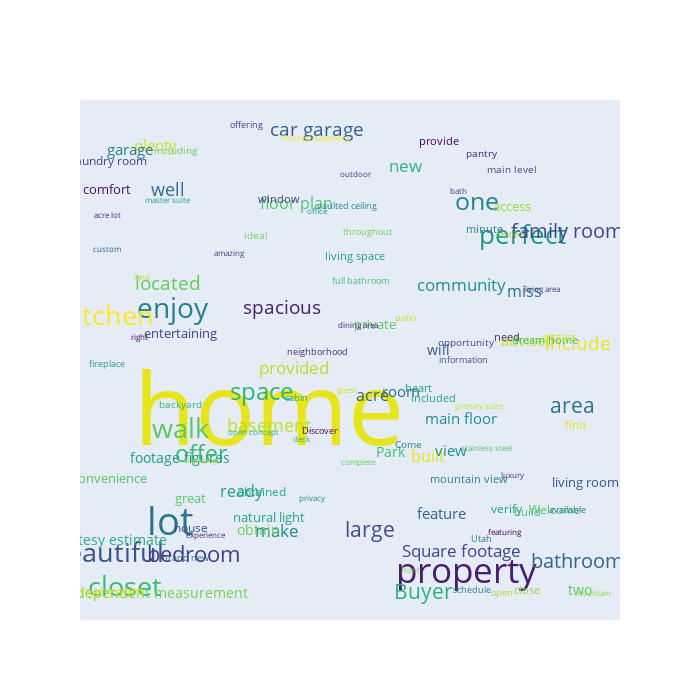

This figure's notebook cell:
### Markdown cell above
## Interactive word cloud diagram

### Code cell
#| echo: true 
#| code-fold: true
from wordcloud import WordCloud, STOPWORDS
import plotly.graph_objs as go
py.init_notebook_mode(connected=True)
text = " ".join(str(each) for each in df.text)
wc = WordCloud(stopwords = set(STOPWORDS),
               max_words = 200,
               max_font_size = 100)
wc.generate(text)
word_list=[]
freq_list=[]
fontsize_list=[]
position_list=[]
orientation_list=[]
color_list=[]
for (word, freq), fontsize, position, orientation, color in wc.layout_:
    word_list.append(word)
    freq_list.append(freq)
    fontsize_list.append(fontsize)
    position_list.append(position)
    orientation_list.append(orientation)
    color_list.append(color)
# get the positions
x=[]
y=[]
for i in position_list:
    x.append(i[0])
    y.append(i[1])
# get the relative occurence frequencies
new_freq_list = []
for i in freq_list:
    new_freq_list.append(i*100)
new_freq_list
trace = go.Scatter(x=x, 
                   y=y, 
                   textfont = dict(size=new_freq_list,
                                   color=color_list),
                   hoverinfo='text',
                   hovertext=['{0}{1}'.format(w, f) for w, f in zip(word_list, freq_list)],
                   mode='text',  
                   text=word_list
                  )
layout = go.Layout({'xaxis': {'showgrid': False, 'showticklabels': False, 'zeroline': False},
                    'yaxis': {'showgrid': False, 'showticklabels': False, 'zeroline': False}})

fig = go.Figure(data=[trace], layout=layout)
fig.update_layout(
    width=700,  
    height=700  
    )
py.iplot(fig)

### Figure 1 — Plotly figure (JSON) as saved in the notebook; plotly's stock layout.template omitted (floating-point values rounded to 4 significant figures)
{"data": [{"hoverinfo": "text", "hovertext": ["home1.0", "lot0.3754758020663404", "property0.34719956498096793", "enjoy0.2784121805328983", "beautiful0.2724306688417618", "walk0.27107123436650354", "kitchen0.2694399129961936", "closet0.2694399129961936", "perfect0.2580206634040239", "one0.24551386623164764", "space0.2406199021207178", "offer0.23491027732463296", "bedroom0.21587819467101685", "area0.210984230560087", "Buyer0.20880913539967375", "large0.20609026644915715", "family room0.20201196302338228", "bathroom0.19630233822729745", "spacious0.19494290375203915", "car garage0.19358346927678086", "located0.18760195758564438", "include0.1859706362153344", "well0.17672648178357803", "basement0.17645459488852638", "new0.17319195214790647", "community0.17264817835780316", "make0.17047308319738988", "provided0.16802610114192496", "Square footage0.16639477977161501", "miss0.1625883632408918", "acre0.1617727025557368", "ready0.1604132680804785", "built0.15959760739532355", "floor plan0.15878194671016857", "feature0.15497553017944535", "room0.15388798259923872", "view0.1506253398586188", "plenty0.1506253398586188", "garage0.1487221315932572", "main floor0.14573137574768896", "advised0.1454594888526373", "will0.14274061990212072", "courtesy estimate0.14110929853181076", "two0.14056552474170744", "independent measurement0.1402936378466558", "obtain0.14002175095160413", "Park0.13920609026644915", "footage figures0.13730288200108753", "great room0.13539967373572595", "private0.13376835236541598", "great0.132952691680261", "living room0.13268080478520936", "access0.13132137030995106", "convenience0.13077759651984774", "entertaining0.13050570962479607", "natural light0.1277868406742795", "comfort0.12561174551386622", "verify0.12370853724850463", "laundry room0.12234910277324633", "house0.12207721587819467", "obtained0.11935834692767809", "Welcome0.11745513866231648", "living space0.1133768352365416", "minute0.11256117455138662", "need0.11038607939097335", "heart0.10957041870581838", "included0.10929853181076672", "window0.10848287112561175", "dream home0.10848287112561175", "close0.10793909733550842", "find0.10739532354540511", "build0.10712343665035345", "mountain view0.10712343665035345", "provide0.1054921152800435", "backyard0.10413268080478522", "Come0.10413268080478522", "main level0.10358890701468189", "opportunity0.10331702011963023", "ideal0.10059815116911365", "pantry0.09815116911364873", "including0.09679173463839043", "upstairs0.0943447525829255", "open0.09407286568787385", "throughout0.09380097879282219", "offering0.09216965742251224", "schedule0.09189777052746058", "neighborhood0.09162588363240892", "available0.09135399673735727", "vaulted ceiling0.09053833605220228", "Discover0.08999456226209897", "information0.08809135399673736", "fireplace0.0878194671016857", "Utah0.08754758020663404", "patio0.08591625883632409", "brand new0.08564437194127243", "cabin0.08510059815116912", "full bathroom0.08510059815116912", "master suite0.08482871125611746", "office0.08401305057096248", "deck0.08401305057096248", "privacy0.08401305057096248", "featuring0.08292550299075585", "nestled0.0826536160957042", "complete0.08238172920065252", "stunning0.08238172920065252", "custom0.08238172920065252", "living area0.08238172920065252", "primary suite0.08210984230560087", "bath0.08156606851549755", "dining area0.07939097335508428", "stainless steel0.07939097335508428", "finished basement0.07911908646003263", "luxury0.07830342577487764", "front0.07803153887982599", "acre lot0.07748776508972267", "experience0.07721587819467102", "guest0.07694399129961936", "land0.0766721044045677", "outdoor0.0766721044045677", "mountain0.07585644371941272", "open concept0.07585644371941272", "amazing0.07558455682436106", "right0.0753126699293094"], "mode": "text", "text": ["home", "lot", "property", "enjoy", "beautiful", "walk", "kitchen", "closet", "perfect", "one", "space", "offer", "bedroom", "area", "Buyer", "large", "family room", "bathroom", "spacious", "car garage", "located", "include", "well", "basement", "new", "community", "make", "provided", "Square footage", "miss", "acre", "ready", "built", "floor plan", "feature", "room", "view", "plenty", "garage", "main floor", "advised", "will", "courtesy estimate", "two", "independent measurement", "obtain", "Park", "footage figures", "great room", "private", "great", "living room", "access", "convenience", "entertaining", "natural light", "comfort", "verify", "laundry room", "house", "obtained", "Welcome", "living space", "minute", "need", "heart", "included", "window", "dream home", "close", "find", "build", "mountain view", "provide", "backyard", "Come", "main level", "opportunity", "ideal", "pantry", "including", "upstairs", "open", "throughout", "offering", "schedule", "neighborhood", "available", "vaulted ceiling", "Discover", "information", "fireplace", "Utah", "patio", "brand new", "cabin", "full bathroom", "master suite", "office", "deck", "privacy", "featuring", "nestled", "complete", "stunning", "custom", "living area", "primary suite", "bath", "dining area", "stainless steel", "finished basement", "luxury", "front", "acre lot", "experience", "guest", "land", "outdoor", "mountain", "open concept", "amazing", "right"], "textfont": {"color": ["rgb(231, 228, 25)", "rgb(43, 117, 142)", "rgb(72, 31, 112)", "rgb(39, 128, 142)", "rgb(58, 84, 140)", "rgb(90, 200, 100)", "rgb(253, 231, 37)", "rgb(59, 187, 117)", "rgb(31, 150, 139)", "rgb(37, 133, 142)", "rgb(47, 180, 124)", "rgb(53, 183, 121)", "rgb(67, 61, 132)", "rgb(45, 113, 142)", "rgb(45, 178, 125)", "rgb(62, 74, 137)", "rgb(65, 68, 135)", "rgb(49, 102, 142)", "rgb(72, 32, 113)", "rgb(53, 95, 141)", "rgb(99, 203, 95)", "rgb(236, 229, 27)", "rgb(46, 111, 142)", "rgb(189, 223, 38)", "rgb(47, 180, 124)", "rgb(31, 148, 140)", "rgb(35, 138, 141)", "rgb(184, 222, 41)", "rgb(62, 73, 137)", "rgb(44, 114, 142)", "rgb(54, 93, 141)", "rgb(31, 158, 137)", "rgb(226, 228, 24)", "rgb(82, 197, 105)", "rgb(50, 101, 142)", "rgb(47, 108, 142)", "rgb(33, 144, 141)", "rgb(202, 225, 31)", "rgb(41, 123, 142)", "rgb(34, 141, 141)", "rgb(197, 224, 33)", "rgb(58, 84, 140)", "rgb(39, 173, 129)", "rgb(94, 201, 98)", "rgb(117, 208, 84)", "rgb(110, 206, 88)", "rgb(61, 188, 116)", "rgb(31, 154, 138)", "rgb(234, 229, 26)", "rgb(92, 200, 99)", "rgb(86, 198, 103)", "rgb(58, 83, 139)", "rgb(152, 216, 62)", "rgb(82, 197, 105)", "rgb(66, 64, 134)", "rgb(34, 168, 132)", "rgb(71, 19, 101)", "rgb(31, 162, 135)", "rgb(62, 74, 137)", "rgb(60, 79, 138)", "rgb(36, 170, 131)", "rgb(84, 197, 104)", "rgb(31, 154, 138)", "rgb(38, 130, 142)", "rgb(71, 46, 124)", "rgb(31, 159, 136)", "rgb(32, 163, 134)", "rgb(66, 64, 134)", "rgb(64, 189, 114)", "rgb(149, 216, 64)", "rgb(229, 228, 25)", "rgb(74, 193, 109)", "rgb(38, 130, 142)", "rgb(68, 2, 86)", "rgb(49, 181, 123)", "rgb(38, 130, 142)", "rgb(62, 74, 137)", "rgb(62, 76, 138)", "rgb(115, 208, 86)", "rgb(72, 37, 118)", "rgb(105, 205, 91)", "rgb(213, 226, 26)", "rgb(170, 220, 50)", "rgb(115, 208, 86)", "rgb(68, 58, 131)", "rgb(43, 117, 142)", "rgb(72, 41, 121)", "rgb(42, 119, 142)", "rgb(38, 130, 142)", "rgb(70, 10, 93)", "rgb(61, 78, 138)", "rgb(31, 154, 138)", "rgb(39, 126, 142)", "rgb(192, 223, 37)", "rgb(50, 100, 142)", "rgb(33, 166, 133)", "rgb(70, 192, 111)", "rgb(31, 161, 136)", "rgb(31, 152, 139)", "rgb(52, 182, 121)", "rgb(34, 140, 141)", "rgb(69, 4, 87)", "rgb(155, 217, 60)", "rgb(101, 203, 94)", "rgb(165, 219, 54)", "rgb(51, 98, 141)", "rgb(70, 52, 128)", "rgb(189, 223, 38)", "rgb(67, 62, 133)", "rgb(72, 37, 118)", "rgb(76, 194, 108)", "rgb(251, 231, 35)", "rgb(70, 51, 127)", "rgb(139, 214, 70)", "rgb(72, 38, 119)", "rgb(70, 48, 126)", "rgb(205, 225, 29)", "rgb(192, 223, 37)", "rgb(64, 69, 136)", "rgb(142, 214, 69)", "rgb(46, 179, 124)", "rgb(66, 64, 134)", "rgb(70, 8, 92)"], "size": [100, 37.55, 34.72, 27.84, 27.24, 27.11, 26.94, 26.94, 25.8, 24.55, 24.06, 23.49, 21.59, 21.1, 20.88, 20.61, 20.2, 19.63, 19.49, 19.36, 18.76, 18.6, 17.67, 17.65, 17.32, 17.26, 17.05, 16.8, 16.64, 16.26, 16.18, 16.04, 15.96, 15.88, 15.5, 15.39, 15.06, 15.06, 14.87, 14.57, 14.55, 14.27, 14.11, 14.06, 14.03, 14.0, 13.92, 13.73, 13.54, 13.38, 13.3, 13.27, 13.13, 13.08, 13.05, 12.78, 12.56, 12.37, 12.23, 12.21, 11.94, 11.75, 11.34, 11.26, 11.04, 10.96, 10.93, 10.85, 10.85, 10.79, 10.74, 10.71, 10.71, 10.55, 10.41, 10.41, 10.36, 10.33, 10.06, 9.815, 9.679, 9.434, 9.407, 9.38, 9.217, 9.19, 9.163, 9.135, 9.054, 8.999, 8.809, 8.782, 8.755, 8.592, 8.564, 8.51, 8.51, 8.483, 8.401, 8.401, 8.401, 8.293, 8.265, 8.238, 8.238, 8.238, 8.238, 8.211, 8.157, 7.939, 7.939, 7.912, 7.83, 7.803, 7.749, 7.722, 7.694, 7.667, 7.667, 7.586, 7.586, 7.558, 7.531]}, "type": "scatter", "x": [65, 26, 143, 27, 1, 30, 1, 8, 165, 147, 62, 38, 35, 185, 126, 105, 183, 187, 70, 84, 25, 187, 25, 65, 119, 141, 68, 75, 141, 166, 106, 54, 128, 76, 133, 117, 137, 20, 10, 141, 167, 132, 1, 188, 20, 61, 113, 30, 1, 107, 34, 190, 161, 2, 30, 65, 1, 159, 2, 34, 62, 178, 99, 150, 159, 124, 130, 69, 174, 167, 186, 167, 144, 132, 30, 120, 161, 143, 60, 149, 28, 179, 157, 104, 56, 145, 84, 183, 96, 85, 142, 1, 149, 119, 32, 76, 101, 25, 84, 78, 82, 158, 160, 100, 38, 1, 173, 148, 140, 100, 151, 83, 161, 121, 1, 40, 96, 15, 99, 193, 59, 49, 14], "y": [146, 58, 17, 237, 33, 137, 231, 5, 298, 326, 168, 116, 32, 156, 1, 53, 302, 27, 238, 387, 258, 208, 336, 140, 356, 257, 52, 188, 35, 252, 165, 85, 114, 325, 67, 168, 119, 373, 370, 146, 211, 203, 45, 3, 1, 53, 118, 113, 1, 225, 80, 93, 323, 96, 217, 64, 337, 71, 361, 55, 85, 70, 282, 304, 214, 172, 163, 329, 212, 3, 141, 68, 96, 377, 158, 125, 354, 210, 299, 367, 370, 215, 1, 302, 391, 4, 202, 70, 324, 136, 195, 192, 46, 230, 30, 164, 261, 329, 319, 129, 80, 52, 300, 110, 112, 288, 254, 157, 336, 224, 122, 380, 99, 20, 316, 49, 170, 264, 350, 1, 135, 284, 214]}], "layout": {"height": 700, "width": 700, "xaxis": {"showgrid": false, "showticklabels": false, "zeroline": false}, "yaxis": {"showgrid": false, "showticklabels": false, "zeroline": false}}}
